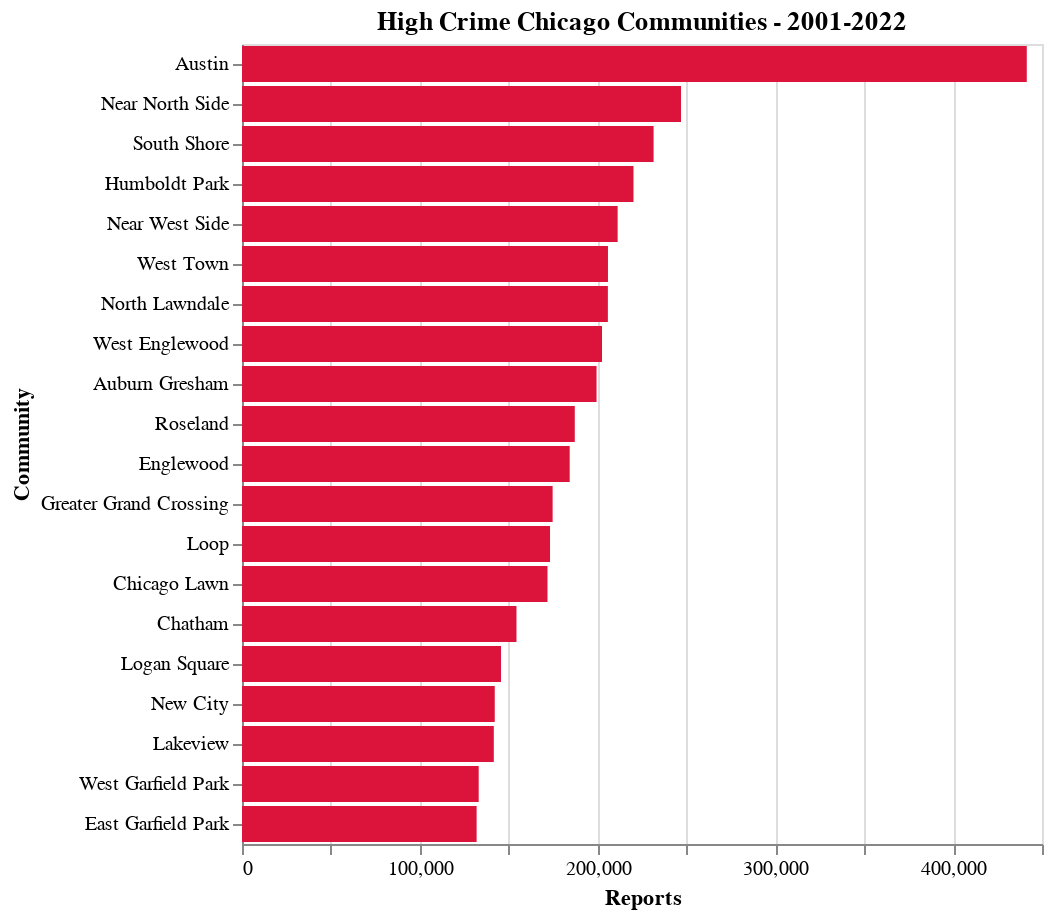

This figure's notebook cell:
### Code cell
# plot 20 high crime communities
alt.Chart(community_crime[0:20]).mark_bar().encode(
  x={'field': 'Reports', 'type': 'quantitative'},
  y={'field': 'CommunityName', 'type': 'nominal', 'title': 'Community', 'sort': '-x'},
  tooltip=['CommunityName', 'Reports'],
  color=alt.value('crimson')
).properties(title='High Crime Chicago Communities - 2001-2022')

### Figure 1 — Vega-Lite specification as saved in the notebook (floating-point values rounded to 4 significant figures)
{"config": {"view": {"continuousWidth": 400, "continuousHeight": 300}}, "data": {"name": "data-a575c2ba547c590c7a5e3c8d6900fda1"}, "mark": "bar", "encoding": {"color": {"value": "crimson"}, "tooltip": [{"type": "nominal", "field": "CommunityName"}, {"type": "quantitative", "field": "Reports"}], "x": {"type": "quantitative", "field": "Reports"}, "y": {"type": "nominal", "field": "CommunityName", "sort": "-x", "title": "Community"}}, "title": "High Crime Chicago Communities - 2001-2022", "$schema": "https://vega.github.io/schema/vega-lite/v4.8.1.json", "datasets": {"data-a575c2ba547c590c7a5e3c8d6900fda1": [{"CommunityName": "Austin", "Reports": 441438}, {"CommunityName": "Near North Side", "Reports": 246938}, {"CommunityName": "South Shore", "Reports": 231521}, {"CommunityName": "Humboldt Park", "Reports": 220210}, {"CommunityName": "Near West Side", "Reports": 211301}, {"CommunityName": "West Town", "Reports": 205859}, {"CommunityName": "North Lawndale", "Reports": 205808}, {"CommunityName": "West Englewood", "Reports": 202499}, {"CommunityName": "Auburn Gresham", "Reports": 199438}, {"CommunityName": "Roseland", "Reports": 187192}, {"CommunityName": "Englewood", "Reports": 184325}, {"CommunityName": "Greater Grand Crossing", "Reports": 174730}, {"CommunityName": "Loop", "Reports": 173267}, {"CommunityName": "Chicago Lawn", "Reports": 171837}, {"CommunityName": "Chatham", "Reports": 154394}, {"CommunityName": "Logan Square", "Reports": 145697}, {"CommunityName": "New City", "Reports": 142177}, {"CommunityName": "Lakeview", "Reports": 141641}, {"CommunityName": "West Garfield Park", "Reports": 133139}, {"CommunityName": "East Garfield Park", "Reports": 131978}]}}
